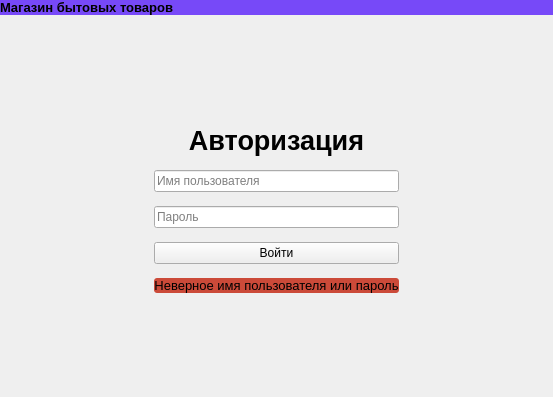
<?xml version="1.0" encoding="UTF-8"?>
<ui version="4.0">
 <class>AuthWindow</class>
 <widget class="QMainWindow" name="AuthWindow">
  <property name="geometry">
   <rect>
    <x>0</x>
    <y>0</y>
    <width>553</width>
    <height>397</height>
   </rect>
  </property>
  <property name="windowTitle">
   <string>Авторизация</string>
  </property>
  <widget class="QWidget" name="centralwidget">
   <layout class="QGridLayout" name="gridLayout_2">
    <property name="leftMargin">
     <number>0</number>
    </property>
    <property name="topMargin">
     <number>0</number>
    </property>
    <property name="rightMargin">
     <number>0</number>
    </property>
    <property name="bottomMargin">
     <number>0</number>
    </property>
    <item row="3" column="2">
     <spacer name="hSpacer2">
      <property name="orientation">
       <enum>Qt::Orientation::Horizontal</enum>
      </property>
      <property name="sizeHint" stdset="0">
       <size>
        <width>40</width>
        <height>20</height>
       </size>
      </property>
     </spacer>
    </item>
    <item row="4" column="1">
     <spacer name="vSpacer1">
      <property name="orientation">
       <enum>Qt::Orientation::Vertical</enum>
      </property>
      <property name="sizeHint" stdset="0">
       <size>
        <width>20</width>
        <height>40</height>
       </size>
      </property>
     </spacer>
    </item>
    <item row="2" column="1">
     <spacer name="vSpacer2">
      <property name="orientation">
       <enum>Qt::Orientation::Vertical</enum>
      </property>
      <property name="sizeHint" stdset="0">
       <size>
        <width>20</width>
        <height>40</height>
       </size>
      </property>
     </spacer>
    </item>
    <item row="3" column="0">
     <spacer name="hSpacer1">
      <property name="orientation">
       <enum>Qt::Orientation::Horizontal</enum>
      </property>
      <property name="sizeHint" stdset="0">
       <size>
        <width>40</width>
        <height>20</height>
       </size>
      </property>
     </spacer>
    </item>
    <item row="3" column="1">
     <layout class="QVBoxLayout" name="verticalLayout">
      <property name="spacing">
       <number>14</number>
      </property>
      <item>
       <widget class="QLabel" name="lAuth">
        <property name="font">
         <font>
          <pointsize>20</pointsize>
          <bold>true</bold>
         </font>
        </property>
        <property name="text">
         <string>Авторизация</string>
        </property>
        <property name="alignment">
         <set>Qt::AlignmentFlag::AlignCenter</set>
        </property>
       </widget>
      </item>
      <item>
       <widget class="QLineEdit" name="leLogin">
        <property name="frame">
         <bool>true</bool>
        </property>
        <property name="placeholderText">
         <string>Имя пользователя</string>
        </property>
        <property name="clearButtonEnabled">
         <bool>true</bool>
        </property>
       </widget>
      </item>
      <item>
       <widget class="QLineEdit" name="lePassword">
        <property name="inputMethodHints">
         <set>Qt::InputMethodHint::ImhHiddenText|Qt::InputMethodHint::ImhNoAutoUppercase|Qt::InputMethodHint::ImhNoPredictiveText|Qt::InputMethodHint::ImhSensitiveData</set>
        </property>
        <property name="echoMode">
         <enum>QLineEdit::EchoMode::Password</enum>
        </property>
        <property name="placeholderText">
         <string>Пароль</string>
        </property>
        <property name="clearButtonEnabled">
         <bool>true</bool>
        </property>
       </widget>
      </item>
      <item>
       <widget class="QPushButton" name="pbLogin">
        <property name="autoFillBackground">
         <bool>false</bool>
        </property>
        <property name="text">
         <string>Войти</string>
        </property>
       </widget>
      </item>
      <item>
       <widget class="QLabel" name="lIncorrectLogin">
        <property name="enabled">
         <bool>true</bool>
        </property>
        <property name="font">
         <font>
          <pointsize>10</pointsize>
          <bold>false</bold>
         </font>
        </property>
        <property name="visible">
         <bool>false</bool>
        </property>
        <property name="autoFillBackground">
         <bool>false</bool>
        </property>
        <property name="styleSheet">
         <string notr="true">background-color: rgb(203, 74, 57);
border-radius: 3px;</string>
        </property>
        <property name="frameShape">
         <enum>QFrame::Shape::NoFrame</enum>
        </property>
        <property name="text">
         <string>Неверное имя пользователя или пароль</string>
        </property>
        <property name="scaledContents">
         <bool>false</bool>
        </property>
        <property name="alignment">
         <set>Qt::AlignmentFlag::AlignCenter</set>
        </property>
        <property name="wordWrap">
         <bool>false</bool>
        </property>
        <property name="margin">
         <number>6</number>
        </property>
       </widget>
      </item>
     </layout>
    </item>
    <item row="1" column="0" colspan="3">
     <widget class="QLabel" name="lHeader">
      <property name="enabled">
       <bool>true</bool>
      </property>
      <property name="sizePolicy">
       <sizepolicy hsizetype="Expanding" vsizetype="Preferred">
        <horstretch>0</horstretch>
        <verstretch>0</verstretch>
       </sizepolicy>
      </property>
      <property name="font">
       <font>
        <pointsize>10</pointsize>
        <bold>true</bold>
       </font>
      </property>
      <property name="autoFillBackground">
       <bool>false</bool>
      </property>
      <property name="styleSheet">
       <string notr="true">background-color: rgb(119, 73, 248);</string>
      </property>
      <property name="frameShape">
       <enum>QFrame::Shape::NoFrame</enum>
      </property>
      <property name="text">
       <string>Магазин бытовых товаров</string>
      </property>
      <property name="scaledContents">
       <bool>false</bool>
      </property>
      <property name="alignment">
       <set>Qt::AlignmentFlag::AlignLeading|Qt::AlignmentFlag::AlignLeft|Qt::AlignmentFlag::AlignVCenter</set>
      </property>
      <property name="wordWrap">
       <bool>true</bool>
      </property>
      <property name="margin">
       <number>8</number>
      </property>
     </widget>
    </item>
   </layout>
  </widget>
 </widget>
 <resources/>
 <connections/>
</ui>
